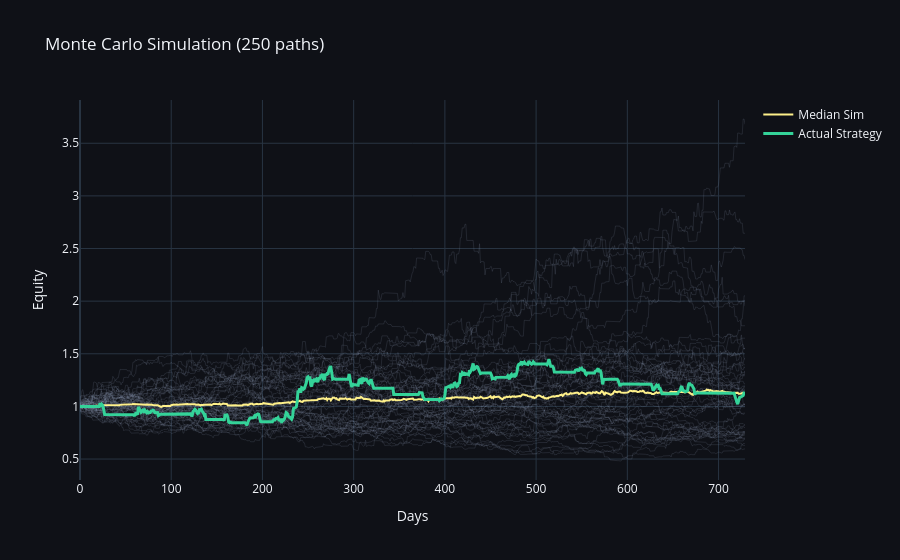

The notebook cell saved with this chart:
### Markdown cell above
## 3. Monte Carlo Robustness Test
Shuffling daily returns 250 times to test if the strategy's performance is luck-based.

### Code cell
n_sims = 250
strat_returns = pl.Series("net_return", pf.returns()).drop_nulls().to_numpy()
sim_results = []

for _ in range(n_sims):
    shuffled = np.random.choice(strat_returns, size=len(strat_returns), replace=True)
    sim_results.append(np.cumprod(1 + shuffled))

fig_mc = go.Figure()
for sim in sim_results[:50]: # plot subset for speed
    fig_mc.add_trace(go.Scatter(y=sim, mode='lines', line=dict(width=0.5), opacity=0.3, showlegend=False, line_color='#94a3b8'))
    
fig_mc.add_trace(go.Scatter(y=np.percentile(sim_results, 50, axis=0), name='Median Sim', line=dict(color='#fef08a', width=2)))
fig_mc.add_trace(go.Scatter(y=np.cumprod(1 + strat_returns), name='Actual Strategy', line=dict(color='#34d399', width=3)))

fig_mc.update_layout(
    title=f"Monte Carlo Simulation ({n_sims} paths)",
    xaxis_title="Days",
    yaxis_title="Equity",
    **PLOTLY_DARK
)
fig_mc.show()

### Figure 1 — Plotly figure (JSON) as saved in the notebook; plotly's stock layout.template omitted (floating-point values rounded to 4 significant figures; data arrays with more than 128 entries replaced by an {"elided": "..."} marker saying what was removed)
{"data": [{"line": {"color": "#94a3b8", "width": 0.5}, "mode": "lines", "opacity": 0.3, "showlegend": false, "type": "scatter", "y": {"elided": "730 float values"}}, {"line": {"color": "#94a3b8", "width": 0.5}, "mode": "lines", "opacity": 0.3, "showlegend": false, "type": "scatter", "y": {"elided": "730 float values"}}, {"line": {"color": "#94a3b8", "width": 0.5}, "mode": "lines", "opacity": 0.3, "showlegend": false, "type": "scatter", "y": {"elided": "730 float values"}}, {"line": {"color": "#94a3b8", "width": 0.5}, "mode": "lines", "opacity": 0.3, "showlegend": false, "type": "scatter", "y": {"elided": "730 float values"}}, {"line": {"color": "#94a3b8", "width": 0.5}, "mode": "lines", "opacity": 0.3, "showlegend": false, "type": "scatter", "y": {"elided": "730 float values"}}, {"line": {"color": "#94a3b8", "width": 0.5}, "mode": "lines", "opacity": 0.3, "showlegend": false, "type": "scatter", "y": {"elided": "730 float values"}}, {"line": {"color": "#94a3b8", "width": 0.5}, "mode": "lines", "opacity": 0.3, "showlegend": false, "type": "scatter", "y": {"elided": "730 float values"}}, {"line": {"color": "#94a3b8", "width": 0.5}, "mode": "lines", "opacity": 0.3, "showlegend": false, "type": "scatter", "y": {"elided": "730 float values"}}, {"line": {"color": "#94a3b8", "width": 0.5}, "mode": "lines", "opacity": 0.3, "showlegend": false, "type": "scatter", "y": {"elided": "730 float values"}}, {"line": {"color": "#94a3b8", "width": 0.5}, "mode": "lines", "opacity": 0.3, "showlegend": false, "type": "scatter", "y": {"elided": "730 float values"}}, {"line": {"color": "#94a3b8", "width": 0.5}, "mode": "lines", "opacity": 0.3, "showlegend": false, "type": "scatter", "y": {"elided": "730 float values"}}, {"line": {"color": "#94a3b8", "width": 0.5}, "mode": "lines", "opacity": 0.3, "showlegend": false, "type": "scatter", "y": {"elided": "730 float values"}}, {"line": {"color": "#94a3b8", "width": 0.5}, "mode": "lines", "opacity": 0.3, "showlegend": false, "type": "scatter", "y": {"elided": "730 float values"}}, {"line": {"color": "#94a3b8", "width": 0.5}, "mode": "lines", "opacity": 0.3, "showlegend": false, "type": "scatter", "y": {"elided": "730 float values"}}, {"line": {"color": "#94a3b8", "width": 0.5}, "mode": "lines", "opacity": 0.3, "showlegend": false, "type": "scatter", "y": {"elided": "730 float values"}}, {"line": {"color": "#94a3b8", "width": 0.5}, "mode": "lines", "opacity": 0.3, "showlegend": false, "type": "scatter", "y": {"elided": "730 float values"}}, {"line": {"color": "#94a3b8", "width": 0.5}, "mode": "lines", "opacity": 0.3, "showlegend": false, "type": "scatter", "y": {"elided": "730 float values"}}, {"line": {"color": "#94a3b8", "width": 0.5}, "mode": "lines", "opacity": 0.3, "showlegend": false, "type": "scatter", "y": {"elided": "730 float values"}}, {"line": {"color": "#94a3b8", "width": 0.5}, "mode": "lines", "opacity": 0.3, "showlegend": false, "type": "scatter", "y": {"elided": "730 float values"}}, {"line": {"color": "#94a3b8", "width": 0.5}, "mode": "lines", "opacity": 0.3, "showlegend": false, "type": "scatter", "y": {"elided": "730 float values"}}, {"line": {"color": "#94a3b8", "width": 0.5}, "mode": "lines", "opacity": 0.3, "showlegend": false, "type": "scatter", "y": {"elided": "730 float values"}}, {"line": {"color": "#94a3b8", "width": 0.5}, "mode": "lines", "opacity": 0.3, "showlegend": false, "type": "scatter", "y": {"elided": "730 float values"}}, {"line": {"color": "#94a3b8", "width": 0.5}, "mode": "lines", "opacity": 0.3, "showlegend": false, "type": "scatter", "y": {"elided": "730 float values"}}, {"line": {"color": "#94a3b8", "width": 0.5}, "mode": "lines", "opacity": 0.3, "showlegend": false, "type": "scatter", "y": {"elided": "730 float values"}}, {"line": {"color": "#94a3b8", "width": 0.5}, "mode": "lines", "opacity": 0.3, "showlegend": false, "type": "scatter", "y": {"elided": "730 float values"}}, {"line": {"color": "#94a3b8", "width": 0.5}, "mode": "lines", "opacity": 0.3, "showlegend": false, "type": "scatter", "y": {"elided": "730 float values"}}, {"line": {"color": "#94a3b8", "width": 0.5}, "mode": "lines", "opacity": 0.3, "showlegend": false, "type": "scatter", "y": {"elided": "730 float values"}}, {"line": {"color": "#94a3b8", "width": 0.5}, "mode": "lines", "opacity": 0.3, "showlegend": false, "type": "scatter", "y": {"elided": "730 float values"}}, {"line": {"color": "#94a3b8", "width": 0.5}, "mode": "lines", "opacity": 0.3, "showlegend": false, "type": "scatter", "y": {"elided": "730 float values"}}, {"line": {"color": "#94a3b8", "width": 0.5}, "mode": "lines", "opacity": 0.3, "showlegend": false, "type": "scatter", "y": {"elided": "730 float values"}}, {"line": {"color": "#94a3b8", "width": 0.5}, "mode": "lines", "opacity": 0.3, "showlegend": false, "type": "scatter", "y": {"elided": "730 float values"}}, {"line": {"color": "#94a3b8", "width": 0.5}, "mode": "lines", "opacity": 0.3, "showlegend": false, "type": "scatter", "y": {"elided": "730 float values"}}, {"line": {"color": "#94a3b8", "width": 0.5}, "mode": "lines", "opacity": 0.3, "showlegend": false, "type": "scatter", "y": {"elided": "730 float values"}}, {"line": {"color": "#94a3b8", "width": 0.5}, "mode": "lines", "opacity": 0.3, "showlegend": false, "type": "scatter", "y": {"elided": "730 float values"}}, {"line": {"color": "#94a3b8", "width": 0.5}, "mode": "lines", "opacity": 0.3, "showlegend": false, "type": "scatter", "y": {"elided": "730 float values"}}, {"line": {"color": "#94a3b8", "width": 0.5}, "mode": "lines", "opacity": 0.3, "showlegend": false, "type": "scatter", "y": {"elided": "730 float values"}}, {"line": {"color": "#94a3b8", "width": 0.5}, "mode": "lines", "opacity": 0.3, "showlegend": false, "type": "scatter", "y": {"elided": "730 float values"}}, {"line": {"color": "#94a3b8", "width": 0.5}, "mode": "lines", "opacity": 0.3, "showlegend": false, "type": "scatter", "y": {"elided": "730 float values"}}, {"line": {"color": "#94a3b8", "width": 0.5}, "mode": "lines", "opacity": 0.3, "showlegend": false, "type": "scatter", "y": {"elided": "730 float values"}}, {"line": {"color": "#94a3b8", "width": 0.5}, "mode": "lines", "opacity": 0.3, "showlegend": false, "type": "scatter", "y": {"elided": "730 float values"}}, {"line": {"color": "#94a3b8", "width": 0.5}, "mode": "lines", "opacity": 0.3, "showlegend": false, "type": "scatter", "y": {"elided": "730 float values"}}, {"line": {"color": "#94a3b8", "width": 0.5}, "mode": "lines", "opacity": 0.3, "showlegend": false, "type": "scatter", "y": {"elided": "730 float values"}}, {"line": {"color": "#94a3b8", "width": 0.5}, "mode": "lines", "opacity": 0.3, "showlegend": false, "type": "scatter", "y": {"elided": "730 float values"}}, {"line": {"color": "#94a3b8", "width": 0.5}, "mode": "lines", "opacity": 0.3, "showlegend": false, "type": "scatter", "y": {"elided": "730 float values"}}, {"line": {"color": "#94a3b8", "width": 0.5}, "mode": "lines", "opacity": 0.3, "showlegend": false, "type": "scatter", "y": {"elided": "730 float values"}}, {"line": {"color": "#94a3b8", "width": 0.5}, "mode": "lines", "opacity": 0.3, "showlegend": false, "type": "scatter", "y": {"elided": "730 float values"}}, {"line": {"color": "#94a3b8", "width": 0.5}, "mode": "lines", "opacity": 0.3, "showlegend": false, "type": "scatter", "y": {"elided": "730 float values"}}, {"line": {"color": "#94a3b8", "width": 0.5}, "mode": "lines", "opacity": 0.3, "showlegend": false, "type": "scatter", "y": {"elided": "730 float values"}}, {"line": {"color": "#94a3b8", "width": 0.5}, "mode": "lines", "opacity": 0.3, "showlegend": false, "type": "scatter", "y": {"elided": "730 float values"}}, {"line": {"color": "#94a3b8", "width": 0.5}, "mode": "lines", "opacity": 0.3, "showlegend": false, "type": "scatter", "y": {"elided": "730 float values"}}, {"line": {"color": "#fef08a", "width": 2}, "name": "Median Sim", "type": "scatter", "y": {"elided": "730 float values"}}, {"line": {"color": "#34d399", "width": 3}, "name": "Actual Strategy", "type": "scatter", "y": {"elided": "730 float values"}}], "layout": {"paper_bgcolor": "#0f1117", "plot_bgcolor": "#0f1117", "title": {"text": "Monte Carlo Simulation (250 paths)"}, "xaxis": {"title": {"text": "Days"}}, "yaxis": {"title": {"text": "Equity"}}}}
